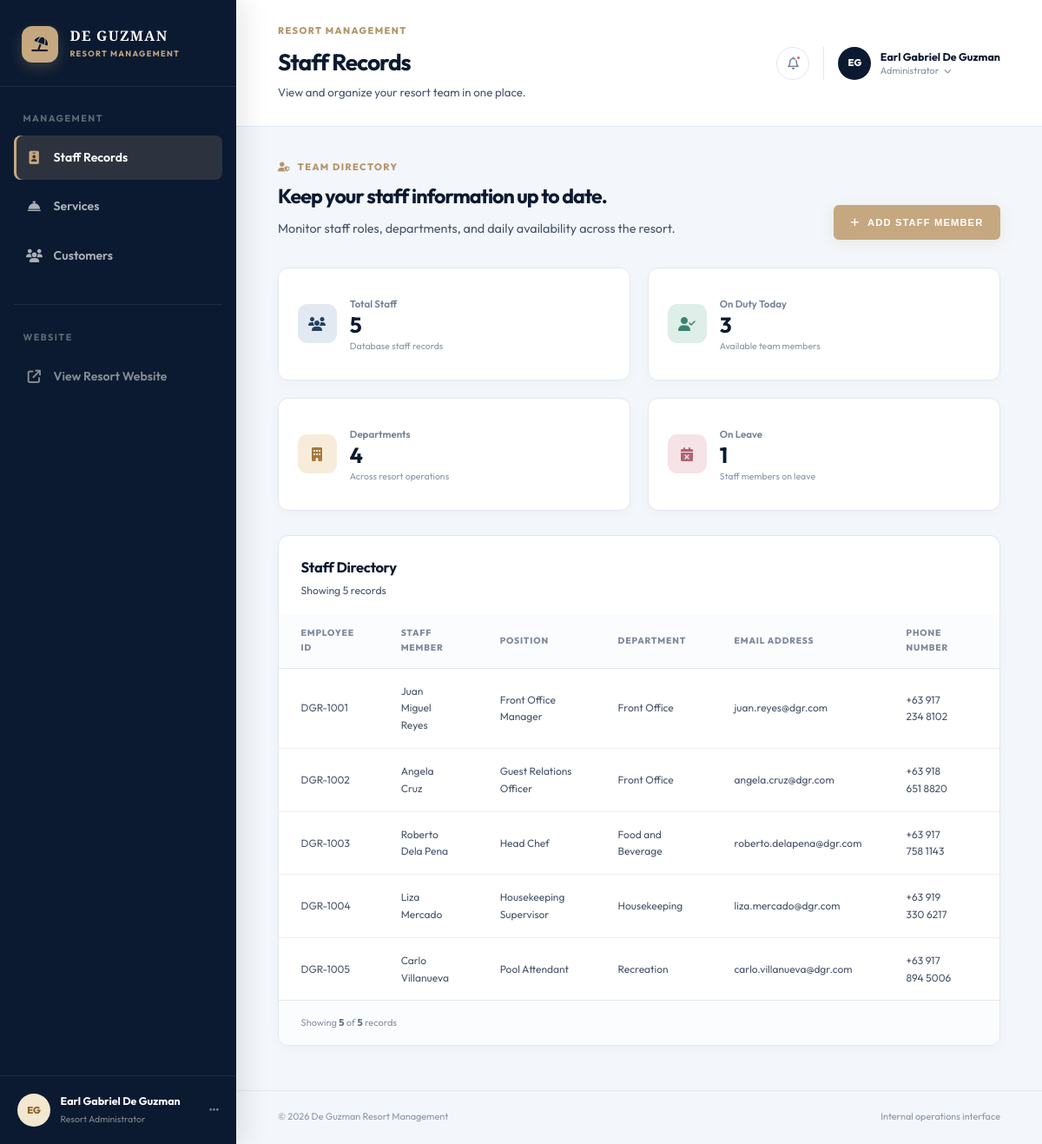
/admin/staff-records.php, run on the app's committed database.
### tables this page shows
CREATE TABLE IF NOT EXISTS staff (
    employee_id VARCHAR(20) PRIMARY KEY,
    name VARCHAR(100) NOT NULL,
    position VARCHAR(100) NOT NULL,
    department VARCHAR(100) NOT NULL,
    email VARCHAR(100) NOT NULL UNIQUE,
    phone VARCHAR(30) NOT NULL,
    status ENUM('On Duty', 'On Leave', 'Off Duty') NOT NULL
);

### admin/includes/record-renderer.php (the view, shortened to what this page needs)
<?php
function renderRecords(string $entityName, array $columns, array $records): void
{
    $recordCount = count($records);
    ?>
    <section class="data-panel">
        <div class="panel-heading">
            <div>
                <h2><?php echo htmlspecialchars($entityName, ENT_QUOTES, 'UTF-8'); ?> Directory</h2>
                <p>
                    Showing <?php echo $recordCount; ?>
                    <?php echo $recordCount === 1 ? 'record' : 'records'; ?>
                </p>
            </div>
        </div>
        <?php if ($recordCount === 0): ?>
            <p class="records-empty">No records are currently available.</p>
        <?php else: ?>
            <div class="table-scroll">
                <table class="records-table records-table-generic">
                    <thead>
                        <tr>
                            <?php foreach ($columns as $label): ?>
                                <th scope="col"><?php echo htmlspecialchars($label, ENT_QUOTES, 'UTF-8'); ?></th>
                            <?php endforeach; ?>
                        </tr>
                    </thead>
                    <tbody>
                        <?php foreach ($records as $record): ?>
                            <tr>
                                <?php foreach ($columns as $key => $label): ?>
                                    <td>
                                        <?php
                                        $value = $record[$key] ?? '';
                                        echo htmlspecialchars((string) $value, ENT_QUOTES, 'UTF-8');
                                        ?>
                                    </td>
                                <?php endforeach; ?>
                            </tr>
                        <?php endforeach; ?>
                    </tbody>
                </table>
            </div>
        <?php endif; ?>
        <div class="table-footer">
            <p>
                Showing <strong><?php echo $recordCount; ?></strong>
                of <strong><?php echo $recordCount; ?></strong>
                <?php echo $recordCount === 1 ? 'record' : 'records'; ?>
            </p>
        </div>
    </section>
    <?php
}

### css/style.css (style rules this page uses)
:root { --color-primary: #0b1a30; --color-accent: #c5a880; --color-accent-hover: #b3956b; --color-dark: #071222; --color-light: #f8fafc; --color-body: #475569; --color-white: #ffffff; --color-border: #e2e8f0; --font-heading: 'Playfair Display', serif; --font-body: 'Outfit', sans-serif; --transition: all 0.4s cubic-bezier(0.16, 1, 0.3, 1); --shadow-sm: 0 4px 10px rgba(15, 26, 48, 0.03); --shadow-md: 0 12px 30px rgba(15, 26, 48, 0.06); --shadow-lg: 0 22px 50px rgba(15, 26, 48, 0.12); --border-radius: 12px; --border-radius-sm: 6px; }
* { margin: 0; padding: 0; box-sizing: border-box; }
html { scroll-behavior: smooth; }
body { font-family: var(--font-body); line-height: 1.65; color: var(--color-body); background-color: var(--color-white); -webkit-font-smoothing: antialiased; }
h1, h2, h3, h4 { font-family: var(--font-heading); color: var(--color-primary); font-weight: 700; margin-bottom: 1rem; }

### admin/css/admin.css (style rules this page uses)
.admin-body { background: #f3f6fa; color: var(--color-body); }
.data-panel { overflow: hidden; background: var(--color-white); border: 1px solid var(--color-border); border-radius: var(--border-radius); box-shadow: 0 5px 16px rgba(15, 26, 48, 0.025); }
.panel-heading { display: flex; align-items: center; justify-content: space-between; gap: 1rem; padding: 1.45rem 1.6rem 1.1rem; }
.panel-heading h2 { margin: 0 0 0.2rem; font-family: var(--font-body); font-size: 1.03rem; letter-spacing: -0.02em; }
.panel-heading p { font-size: 0.76rem; }
.table-scroll { overflow-x: auto; }
.records-table { width: 100%; min-width: 900px; border-collapse: collapse; text-align: left; }
.records-table th { padding: 0.85rem 1.6rem; border-bottom: 1px solid var(--color-border); background: #fbfcfe; color: #7e8a9c; font-size: 0.64rem; font-weight: 800; letter-spacing: 0.08em; text-transform: uppercase; }
.records-table td { padding: 1rem 1.6rem; border-bottom: 1px solid #edf0f4; vertical-align: middle; font-size: 0.75rem; }
.records-table tbody tr:last-child td { border-bottom: 0; }
.records-table th:last-child, .records-table td:last-child { width: 54px; padding-left: 0.6rem; padding-right: 0.8rem; }
.records-table-generic th:last-child, .records-table-generic td:last-child { width: auto; padding-left: 1.6rem; padding-right: 1.6rem; }
.table-footer { display: flex; align-items: center; justify-content: space-between; gap: 1rem; padding: 1rem 1.6rem; border-top: 1px solid var(--color-border); background: #fbfcfe; }
.table-footer p { color: #8994a5; font-size: 0.69rem; }
.table-footer p strong { color: #5c6b80; }

### data on the page
staff: employee_id "DGR-1001", name "Juan Miguel Reyes", position "Front Office Manager", department "Front Office", email "juan.reyes@dgr.com", phone "+63 917 234 8102"
staff: employee_id "DGR-1002", name "Angela Cruz", position "Guest Relations Officer", department "Front Office", email "angela.cruz@dgr.com", phone "+63 918 651 8820"
staff: employee_id "DGR-1003", name "Roberto Dela Pena", position "Head Chef", department "Food and Beverage", email "roberto.delapena@dgr.com", phone "+63 917 758 1143"
staff: employee_id "DGR-1004", name "Liza Mercado", position "Housekeeping Supervisor", department "Housekeeping", email "liza.mercado@dgr.com", phone "+63 919 330 6217"
staff: employee_id "DGR-1005", name "Carlo Villanueva", position "Pool Attendant", department "Recreation", email "carlo.villanueva@dgr.com", phone "+63 917 894 5006"

### other printed values
$link['label'] "Staff Records"
$link['label'] "Services"
$link['label'] "Customers"
$page_heading "Staff Records"
$page_description "View and organize your resort team in one place."
$totalStaff "5"
$onDutyStaff "3"
$departmentCount "4"
$onLeaveStaff "1"
$entityName "Staff"
$recordCount "5"
$label "EMPLOYEE ID"
$label "STAFF MEMBER"
$label "POSITION"
$label "DEPARTMENT"
